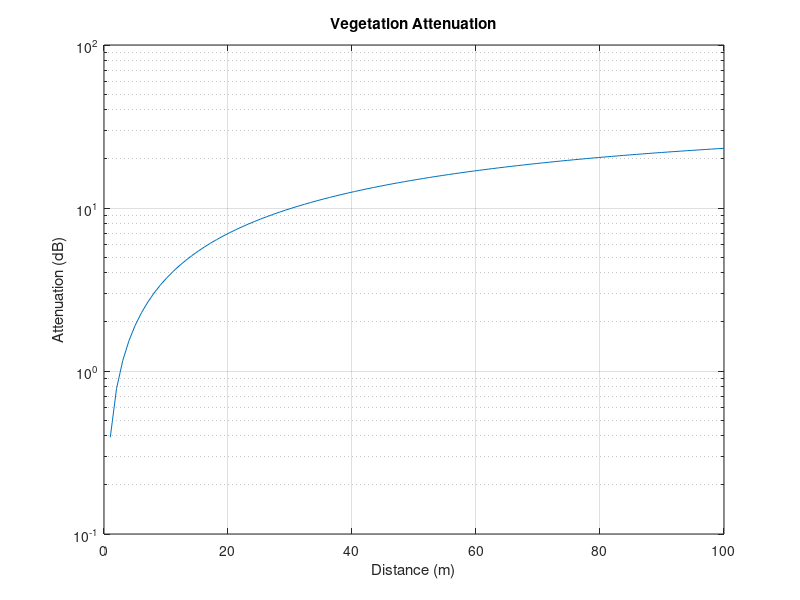

Recreate this plot in MATLAB. (Note: this script raises an error after producing the figure.)
%% Vegetation attenuation example
% Created by: Lee A. Harrison
% On: 6/18/2018
%
% Copyright (C) 2019 Artech House (artech@artechhouse.com)
% This file is part of Introduction to Radar Using Python and MATLAB
% and can not be copied and/or distributed without the express permission of Artech House.

% Specific attenuation (dB/m)
specific_attenuation = 0.39;

% Maximum attenuation (dB)
maximum_attenuation = 34.10;

% Distance (m)
distance = linspace(0, 100.0);

% Calculate the attenuation due to vegetation
attenuation = maximum_attenuation * (1. - exp(-distance * specific_attenuation / maximum_attenuation));

% Plot the results
figure;
semilogy(distance, attenuation);
title('Vegetation Attenuation');
xlabel('Distance (m)');
ylabel('Attenuation (dB)');
grid on; plot_settings;